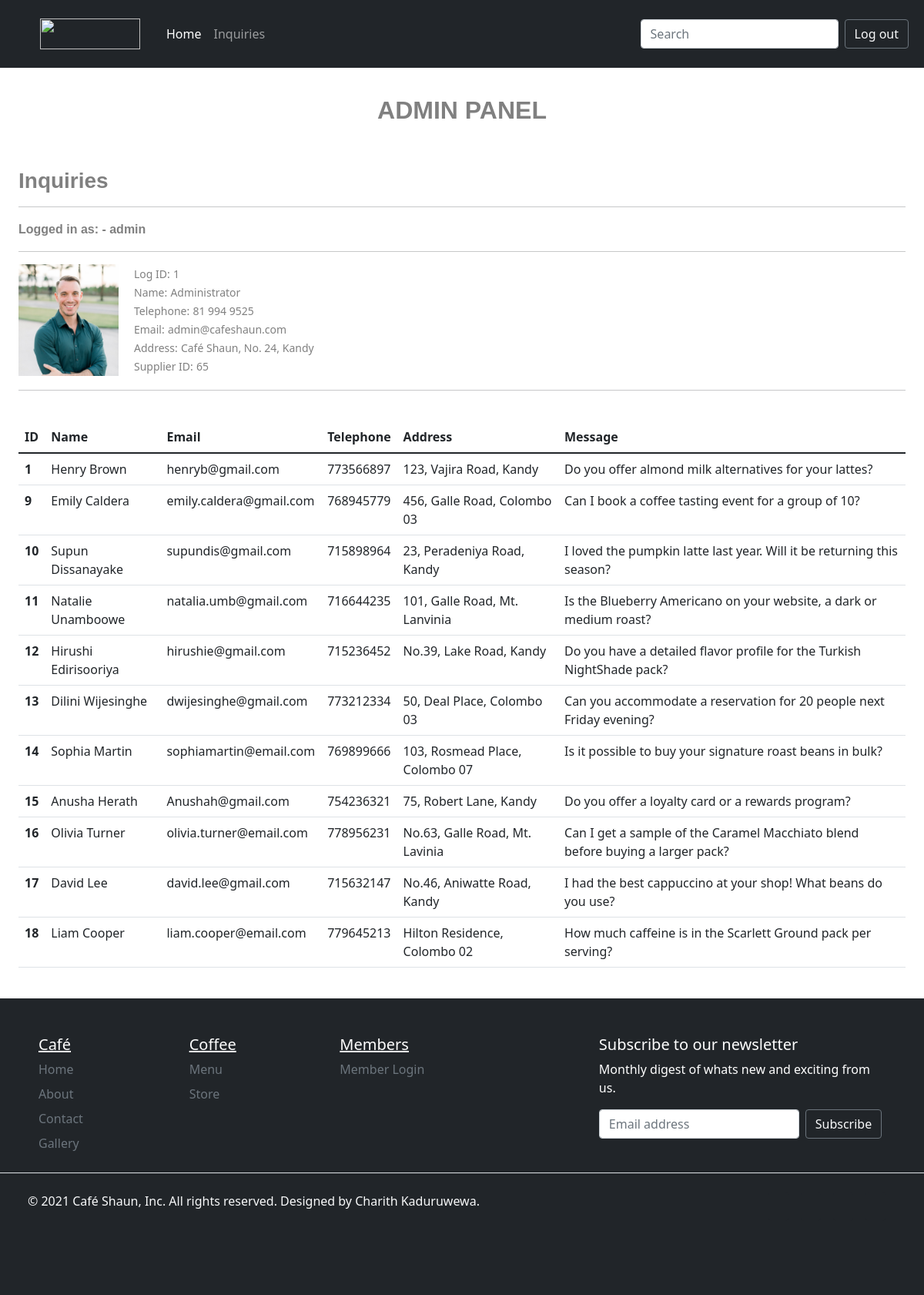
The app's page /inquiry.php (signed in) with its own data.
### tables this page shows
CREATE TABLE `supplier` (
  `sup_id` int(10) NOT NULL,
  `sup_name` varchar(25) NOT NULL,
  `tel` varchar(15) NOT NULL,
  `email` varchar(25) NOT NULL,
  `addr` varchar(35) NOT NULL,
  `sup_img` varchar(50) NOT NULL,
  `log_id` int(10) NOT NULL
);

CREATE TABLE `inquiry` (
  `id` int(10) NOT NULL,
  `name` varchar(25) NOT NULL,
  `email` varchar(25) NOT NULL,
  `tel` varchar(15) NOT NULL,
  `addr` varchar(35) NOT NULL,
  `msg` varchar(250) NOT NULL
);

### inquiry.php (the view, shortened to what this page needs)
<!DOCTYPE html>
<html>
   <head>
        <link
            href="https://cdn.jsdelivr.net/npm/bootstrap@5.1.3/dist/css/bootstrap.min.css"
            rel="stylesheet"
        />
        <link rel="stylesheet" href="css/customstyle.css" />
        <link
            rel="stylesheet"
            href="https://cdnjs.cloudflare.com/ajax/libs/font-awesome/6.0.0-beta2/css/all.min.css"
        />
   </head>
   <body>
  <nav class="navbar fixed-top navbar-expand-lg  navbar-dark bg-dark">
            <div class="container-fluid">
                <nav class="navbar navbar-dark bg-dark">
                    <div class="container-fluid">
                        <a class="navbar-brand" href="#">
                            <a
                                class="nav-link active"
                                aria-current="page"
                                href="index.html"
                                ><img
                                    src="images/logo.png"
                                    alt=""
                                    width="130"
                                    height="40"
                            /></a>
                        </a>
                    </div>
                </nav>
                <div
                    class="collapse navbar-collapse"
                    id="navbarSupportedContent"
                >
                    <ul class="navbar-nav me-auto mb-2 mb-lg-0">
                        <li class="nav-item">
                            <a
                                class="nav-link active"
                                aria-current="page"
                                href="admin.php"
                                >Home</a
                            >
                        </li>
                        <li class="nav-item">
                            <a class="nav-link" href="inquiry.php">Inquiries</a>
                        </li>
                    </ul>
                    <form class="d-flex search-padding">
                        <input
                            class="form-control me-2"
                            type="search"
                            placeholder="Search"
                            aria-label="Search"
                        />
                        <input type="button" onclick="window.location.href='logout.php';" class="btn btn-outline-secondary text-light" value="Log out" />
                    </form>
                </div>
            </div>
        </nav>
   <div class="container panelloggedas">
  <?php
 echo "<br><h2 align='center' style='color: grey; font-family: ariel, sans-serif; font-weight: bold;'>ADMIN PANEL</h2><br><br>";
 echo "<h3  style='color: grey; font-family: ariel, sans-serif; font-weight: bold;'>Inquiries</h3><hr>";
echo "<span style='color: grey; font-family: Arial, sans-serif; font-weight: bold;'>Logged in as: - " . $_SESSION["una"] . "</span>";
echo "<hr>";
$log_id = $_SESSION["log_id"];
$con = mysqli_connect("localhost", "id21012671_admin", "Cafesh@ad12", "id21012671_cafedb") or die('Server Error ' . mysqli_error($con));
$query = mysqli_query($con, "SELECT * FROM supplier WHERE log_id='$log_id'");
$nor = mysqli_num_rows($query);
if ($nor == 0) {
    echo ("Invalid Entry");
} else {
  $rec = mysqli_fetch_assoc($query);
  echo "<div class='info-container'>";
  echo ("<a href='supplierImg/".$rec['sup_img']."' target='blank'><img class='info-image' src='supplierImg/".$rec['sup_img']."' width='210'></a>");
  echo "<div class='info-text'>";
  echo "<span style='font-size:14px; color:grey;'>Log ID:</span> <span style='font-size:14px; color:grey;'>" . htmlspecialchars($rec['log_id']) . "</span><br>";
  echo "<span style='font-size:14px; color:grey;'>Name:</span> <span style='font-size:14px; color:grey;'>" . htmlspecialchars($rec['sup_name']) . "</span><br>";
  echo "<span style='font-size:14px; color:grey;'>Telephone:</span> <span style='font-size:14px; color:grey;'>" . htmlspecialchars($rec['tel']) . "</span><br>";
  echo "<span style='font-size:14px; color:grey;'>Email:</span> <span style='font-size:14px; color:grey;'>" . htmlspecialchars($rec['email']) . "</span><br>";
  echo "<span style='font-size:14px; color:grey;'>Address:</span> <span style='font-size:14px; color:grey;'>" . htmlspecialchars($rec['addr']) . "</span><br>";
  echo "<span style='font-size:14px; color:grey;'>Supplier ID:</span> <span style='font-size:14px; color:grey;'>" . htmlspecialchars($rec['sup_id']) . "</span><br>";
  echo "</div>";
  echo "</div>";
}
  ?>
</div>
<div class="container panelform">
   <br><hr> <br>
<?php
    $con = mysqli_connect("localhost","id21012671_admin","Cafesh@ad12","id21012671_cafedb") or die('Server Error '.mysql_error());
    $query = mysqli_query($con, "SELECT * FROM inquiry");
    $nor = mysqli_num_rows($query);
    if ($nor == 0) {
        echo ("Database is empty");
    } else {
        echo '<table class="table">
            <thead>
                <tr>
                    <th scope="col">ID</th>
                    <th scope="col">Name</th>
                    <th scope="col">Email</th>
                    <th scope="col">Telephone</th>
                    <th scope="col">Address</th>
                    <th scope="col">Message</th>
                </tr>
            </thead>
            <tbody>';
        while ($rec = mysqli_fetch_assoc($query)) {
            echo "<tr>";
            echo "<th scope='row'>" . htmlspecialchars($rec['id']) . "</th>";
            echo "<td>" . htmlspecialchars($rec['name']) . "</td>";
            echo "<td>" . htmlspecialchars($rec['email']) . "</td>";
            echo "<td>" . htmlspecialchars($rec['tel']) . "</td>";
            echo "<td>" . htmlspecialchars($rec['addr']) . "</td>";
            echo "<td>" . htmlspecialchars($rec['msg']) . "</td>";
            echo "</tr>";
        }
        echo '</tbody></table>';
    }
      ?>
 </div>
        <div class="container-fluid">
            <div class="container-fluid bg-dark">
                <footer class="py-5">
                    <div class="row footer-row-padding text-white">
                        <div class="col-2">
                            <h5 class="text-decoration-underline">Café</h5>
                            <ul class="nav flex-column fdd">
                                <li class="nav-item mb-2">
                                    <a href="#" class="nav-link p-0 text-muted"
                                        >Home</a
                                    >
                                </li>
                                <li class="nav-item mb-2">
                                    <a href="#" class="nav-link p-0 text-muted"
                                        >About</a
                                    >
                                </li>
                                <li class="nav-item mb-2">
                                    <a href="#" class="nav-link p-0 text-muted"
                                        >Contact</a
                                    >
                                </li>
                                <li class="nav-item mb-2">
                                    <a href="#" class="nav-link p-0 text-muted"
                                        >Gallery</a
                                    >
                                </li>
                            </ul>
                        </div>
                        <div class="col-2">
                            <h5 class="text-decoration-underline">Coffee</h5>
                            <ul class="nav flex-column fdd">
                                <li class="nav-item mb-2">
                                    <a href="#" class="nav-link p-0 text-muted"
                                        >Menu</a
                                    >
                                </li>
                                <li class="nav-item mb-2">
                                    <a href="#" class="nav-link p-0 text-muted"
                                        >Store</a
                                    >
                                </li>
                            </ul>
                        </div>
                        <div class="col-2">
                            <h5 class="text-decoration-underline">Members</h5>
                            <ul class="nav flex-column fdd">
                                <li class="nav-item mb-2">
                                    <a href="#" class="nav-link p-0 text-muted"
                                        >Member Login</a
                                    >
                                </li>
                            </ul>
                        </div>
                        <div class="col-4 offset-1 footer-subs-marg">
                            <form>
                                <h5>Subscribe to our newsletter</h5>
                                <p>
                                    Monthly digest of whats new and exciting
                                    from us.
                                </p>
                                <div class="d-flex w-100 gap-2">
                                    <input
                                        id="newsletter1"
                                        type="text"
                                        class="form-control"
                                        placeholder="Email address"
                                    />
                                    <button
                                        class="btn btn-dark btn-outline-secondary text-light"
                                        type="button"
                                    >
                                        Subscribe
                                    </button>
                                </div>
                            </form>
                        </div>
                    </div>
                    <div
                        class="
                            d-flex
                            justify-content-between
                            py-4
                            my-2
                            border-top
                            footer-social-icon
                        "
                    >
                        <p class="text-light footer-text-padding">&copy; 2021 Café Shaun, Inc. All rights reserved. Designed by Charith Kaduruwewa.</p>
                        <div class="footer-social-pad">
                         <ul class="list-unstyled d-flex">
                            <li class="ms-3">
                                <a
                                    class="link-dark btn btn-dark"
                                    target="_blank"
                                    href="https://www.facebook.com/"
                                    role="button"
                                    ><img
                                /></a>
                            </li>
                            <li class="ms-3">
                                <a
                                    class="link-dark btn btn-dark"
                                    target="_blank"
                                    href="https://twitter.com/?lang=en"
                                    role="button"
                                    ><img
                                /></a>
                            </li>
                            <li class="ms-3">
                                <a
                                    class="link-dark btn btn-dark"
                                    target="_blank"
                                    href="https://www.linkedin.com/"
                                    role="button"
                                    ><img
                                /></a>
                            </li>
                            <li class="ms-3">
                                <a
                                    class="link-dark btn btn-dark"
                                    target="_blank"
                                    href="https://www.instagram.com/"
                                    role="button"
                                    ><img
                                /></a>
                            </li>
                         </ul>
                       </div>
                    </div>
                </footer>
            </div>
        </div>
   </body>
</html>

### css/customstyle.css (style rules this page uses)
body { overflow-x: hidden; }
.container-fluid { padding-left: 0; padding-right: 0; }
.navbar { padding-left: 10px; padding-right: 10px; }
.d-flex.search-padding { padding-right: 10px; }
.footer-row-padding { padding-left: 50px; padding-bottom: 10px; }
.footer-text-padding { padding-left: 3%; }
.footer-social-pad { padding-right: 50px; }
.footer-subs-marg { margin-left: 12%; }
.container { max-width: 1200px; margin: 0 auto; padding: 1.5em; }
.info-container { display: flex; align-items: start; gap: 20px; }
.info-image { flex-shrink: 0; width: 130px; height: 145px; object-fit: cover; }
.info-text { flex-grow: 1; }
.panelloggedas { padding-top: 100px; }
.panelform { margin-top: -70px; }

### records on screen
supplier: sup_img (picture), log "1", sup_name "Administrator", tel "81 994 9525", email "admin@cafeshaun.com", addr "Café Shaun, No. 24, Kandy", sup_id "65"
inquiry: id "1", name "Henry Brown", email "henryb@gmail.com", tel "773566897", addr "123, Vajira Road, Kandy", msg "Do you offer almond milk alternatives for your lattes?"
inquiry: id "9", name "Emily Caldera", email "emily.caldera@gmail.com", tel "768945779", addr "456, Galle Road, Colombo 03", msg "Can I book a coffee tasting event for a group of 10?"
inquiry: id "10", name "Supun Dissanayake", email "supundis@gmail.com", tel "715898964", addr "23, Peradeniya Road, Kandy", msg "I loved the pumpkin latte last year. Will it be returning this season?"
inquiry: id "11", name "Natalie Unamboowe", email "natalia.umb@gmail.com", tel "716644235", addr "101, Galle Road, Mt. Lanvinia", msg "Is the Blueberry Americano on your website, a dark or medium roast?"
inquiry: id "12", name "Hirushi Edirisooriya", email "hirushie@gmail.com", tel "715236452", addr "No.39, Lake Road, Kandy", msg "Do you have a detailed flavor profile for the Turkish NightShade pack?"
inquiry: id "13", name "Dilini Wijesinghe", email "dwijesinghe@gmail.com", tel "773212334", addr "50, Deal Place, Colombo 03", msg "Can you accommodate a reservation for 20 people next Friday evening?"
inquiry: id "14", name "Sophia Martin", email "sophiamartin@email.com", tel "769899666", addr "103, Rosmead Place, Colombo 07", msg "Is it possible to buy your signature roast beans in bulk?"
inquiry: id "15", name "Anusha Herath", email "Anushah@gmail.com", tel "754236321", addr "75, Robert Lane, Kandy", msg "Do you offer a loyalty card or a rewards program?"
inquiry: id "16", name "Olivia Turner", email "olivia.turner@email.com", tel "778956231", addr "No.63, Galle Road, Mt. Lavinia", msg "Can I get a sample of the Caramel Macchiato blend before buying a larger pack?"
inquiry: id "17", name "David Lee", email "david.lee@gmail.com", tel "715632147", addr "No.46, Aniwatte Road, Kandy", msg "I had the best cappuccino at your shop! What beans do you use?"
inquiry: id "18", name "Liam Cooper", email "liam.cooper@email.com", tel "779645213", addr "Hilton Residence, Colombo 02", msg "How much caffeine is in the Scarlett Ground pack per serving?"

### other values on screen
$_SESSION["una"] "admin"
